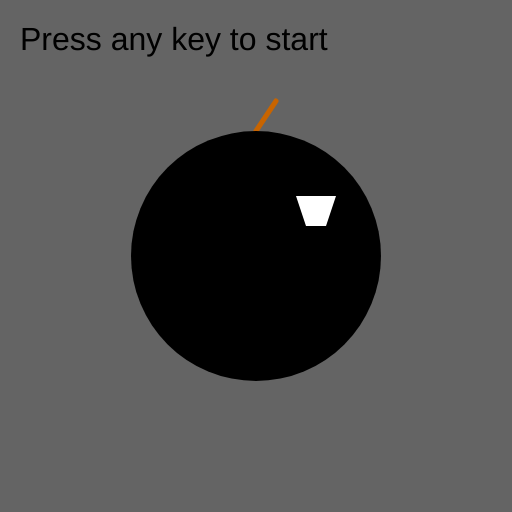
Frame 1 (no input)
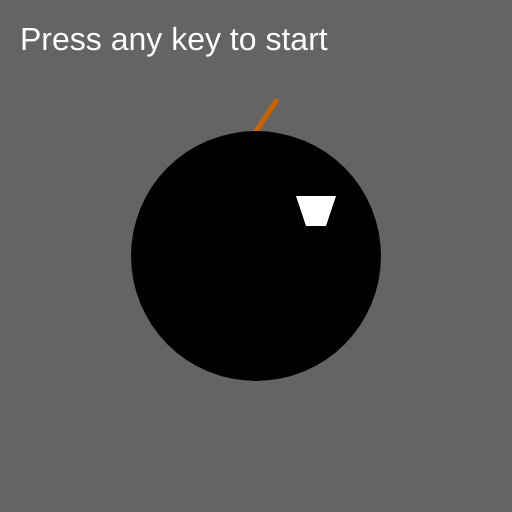
Frame 60 (no input)
Frame 120 (the mouse pressed at the canvas centre since frame 60): identical to frame 60, image omitted

The p5.js sketch that drew these frames (run headless with seeded random() and noise() and a simulated clock; from frame 60 on, the mouse is pressed at the canvas centre):

// p5.js sketch
// ── sketch.js

var bcenterX;
var bcenterY;
var bdiam;
var fuseEndX;
var fuseEndY;
var stage;

function setup() 
{
    createCanvas(512,512);
    textSize(32);
    strokeWeight(5);
    
    //initialise variables
    bdiam = 250;
    bcenterX = width/2;
    bcenterY = height/2;
    fuseEndX = bcenterX + 20;
    fuseEndY = bcenterY - bdiam/2 - 30;
    
	stage = 1; 
}


function draw()
{
	background(100);  
    ////////////// UPDATE CODE///////////////
	if (stage == 1) {
	text("Press any key to start", 20, 50);	
	};
    if (stage == 2){
    //reset variables after random amounts were added
    bcenterX = width/2;
    bcenterY = height/2;
    
    //wobble the bomb
    bcenterX += random(-10,10);
    bcenterY += random(-10,10);
    
    fuseEndX = bcenterX + 20;
    fuseEndY = bcenterY - bdiam/2 - 30;
	text("Press k key to diffuse the bomb", 20, height - 50);
		
		//draw the flame 
    fill(255,255,0);
    noStroke();
    beginShape();
        vertex(fuseEndX, fuseEndY);
        vertex(fuseEndX + 20, fuseEndY - 20);
        vertex(fuseEndX + 20, fuseEndY - 50);
        vertex(fuseEndX - 10, fuseEndY - 30);
    endShape(CLOSE);
    
    fill(255);
	};
    ////////////// DRAWING CODE///////////////
    
  
    //draw the fuse
    noFill();
    stroke(200,100,0);

    line(
        bcenterX,
        bcenterY - bdiam/2, 
        fuseEndX,
        fuseEndY
        );
    
    //draw the bomb
    noStroke();
    fill(0);
    ellipse(bcenterX,bcenterY, bdiam, bdiam);
    fill(255);
    quad(
        bcenterX + 40, bcenterY - 60,
        bcenterX + 80, bcenterY - 60,
        bcenterX + 70, bcenterY - 30,
        bcenterX + 50, bcenterY - 30
    );
    
    
    
    //Draw game text
	
    if (stage == 3)
    text("Game over", 20, height/2);
	if (stage == 4)
    text("You won !", width/2, height/2);  

};


function keyPressed()
{
	if (stage == 1)
		stage = 2;
    else if (stage == 2 && key == "k")
		stage = 3;
	else if (stage == 2 && key != "k")
		stage = 4;
	else if (stage == 3 || stage == 4)
		stage = 1;
	
}
